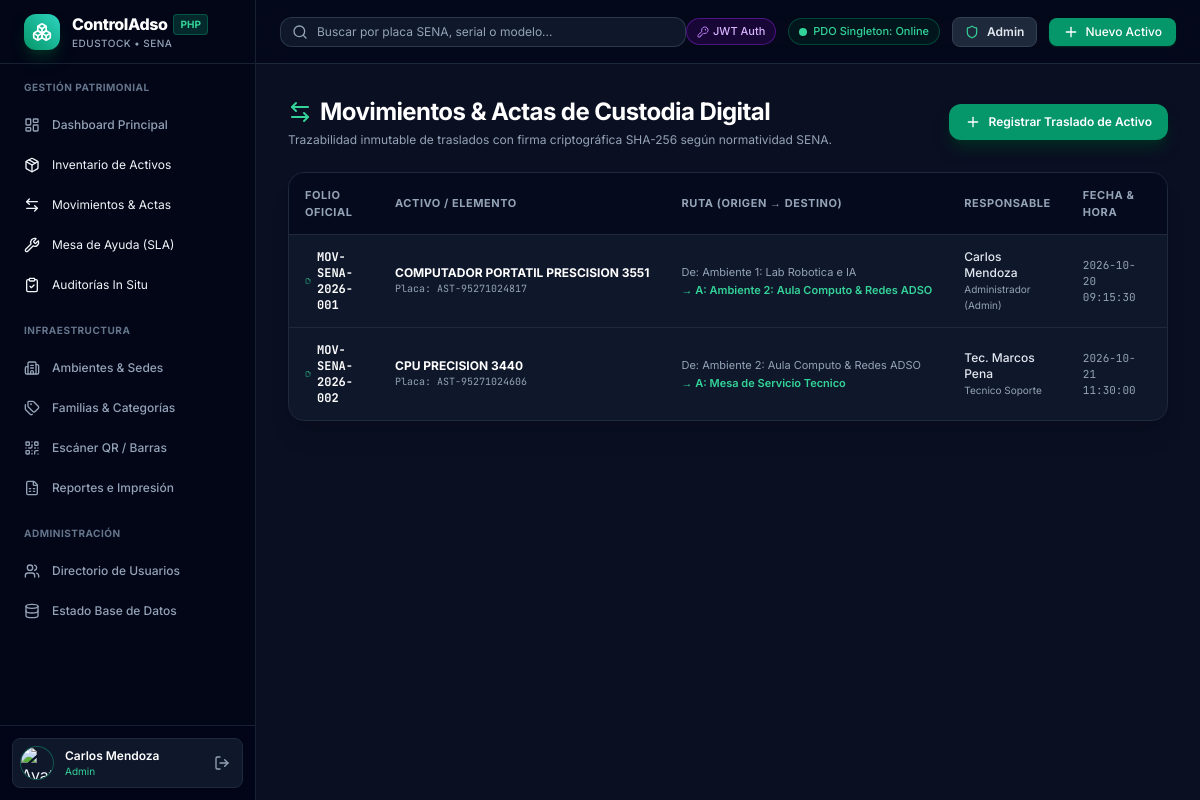
Screenshot of /movements.php (signed in) with the database file from the repository.
### tables this page shows
CREATE TABLE inventory_movements (
    id VARCHAR(36) PRIMARY KEY,
    folio VARCHAR(100) NOT NULL UNIQUE,
    type ENUM('IN', 'OUT', 'TRANSFER') NOT NULL,
    product_name VARCHAR(200) NOT NULL,
    asset_id VARCHAR(36),
    asset_code VARCHAR(100),
    serial_number VARCHAR(100),
    origin_environment_id VARCHAR(50),
    origin_environment_name VARCHAR(150),
    destination_environment_id VARCHAR(50) NOT NULL,
    destination_environment_name VARCHAR(150) NOT NULL,
    quantity INT NOT NULL DEFAULT 1,
    notes TEXT,
    user_id VARCHAR(36),
    user_name VARCHAR(150) NOT NULL,
    user_role VARCHAR(100) NOT NULL,
    user_email VARCHAR(150) NOT NULL,
    timestamp_str VARCHAR(100) NOT NULL,
    crypto_hash VARCHAR(64) NOT NULL,
    qr_verification_token VARCHAR(100) NOT NULL,
    status ENUM('COMPLETADO', 'PENDIENTE', 'RECHAZADO') DEFAULT 'COMPLETADO',
    created_at DATETIME DEFAULT CURRENT_TIMESTAMP,
    CONSTRAINT fk_movement_asset FOREIGN KEY (asset_id) REFERENCES assets(id) ON DELETE SET NULL,
    CONSTRAINT fk_movement_orig_env FOREIGN KEY (origin_environment_id) REFERENCES environments(id) ON DELETE SET NULL,
    CONSTRAINT fk_movement_dest_env FOREIGN KEY (destination_environment_id) REFERENCES environments(id),
    CONSTRAINT fk_movement_user FOREIGN KEY (user_id) REFERENCES user_profiles(id) ON DELETE SET NULL
);

### movements.php (the view, shortened to what this page needs)
<?php
require_once __DIR__ . '/includes/header.php';
$db = getDB();
$movements = [];
if ($db) {
    try {
        $movements = $db->query("SELECT * FROM inventory_movements ORDER BY created_at DESC")->fetchAll();
    } catch (Exception $e) {
        $error = $e->getMessage();
    }
}
?>
<div class="space-y-6">
    <div class="flex flex-col md:flex-row md:items-center justify-between gap-4">
        <div>
            <h1 class="text-xl md:text-2xl font-bold text-white tracking-tight flex items-center space-x-2">
                <i data-lucide="arrow-left-right" class="w-6 h-6 text-emerald-400"></i>
                <span>Movimientos & Actas de Custodia Digital</span>
            </h1>
            <p class="text-xs text-slate-400 mt-1">
                Trazabilidad inmutable de traslados con firma criptográfica SHA-256 según normatividad SENA.
            </p>
        </div>
        <a href="movement_create.php" class="px-4 py-2.5 bg-emerald-600 hover:bg-emerald-500 text-white rounded-xl text-xs font-semibold flex items-center space-x-2 transition shadow-lg shadow-emerald-950">
            <i data-lucide="plus" class="w-4 h-4"></i>
            <span>Registrar Traslado de Activo</span>
        </a>
    </div>
    <div class="bg-slate-900 border border-slate-800 rounded-2xl overflow-hidden shadow-xl">
        <div class="overflow-x-auto">
            <table class="w-full text-left border-collapse">
                <thead>
                    <tr class="border-b border-slate-800 bg-slate-950/70 text-[11px] font-bold uppercase tracking-wider text-slate-400">
                        <th class="py-3.5 px-4">Folio Oficial</th>
                        <th class="py-3.5 px-4">Activo / Elemento</th>
                        <th class="py-3.5 px-4">Ruta (Origen &rarr; Destino)</th>
                        <th class="py-3.5 px-4">Responsable</th>
                        <th class="py-3.5 px-4">Fecha & Hora</th>
                        <th class="py-3.5 px-4">Firma SHA-256</th>
                    </tr>
                </thead>
                <tbody class="divide-y divide-slate-800 text-xs text-slate-300">
                    <?php if (!empty($movements)): ?>
                        <?php foreach ($movements as $mov): ?>
                            <tr class="hover:bg-slate-800/50 transition">
                                <td class="py-3.5 px-4 font-mono font-bold text-white">
                                    <div class="flex items-center space-x-1.5">
                                        <i data-lucide="file-check-2" class="w-4 h-4 text-emerald-400"></i>
                                        <span><?= htmlspecialchars($mov['folio']) ?></span>
                                    </div>
                                </td>
                                <td class="py-3.5 px-4">
                                    <span class="font-bold text-white block truncate max-w-xs"><?= htmlspecialchars($mov['product_name']) ?></span>
                                    <span class="text-[10px] text-slate-400 font-mono block">Placa: <?= htmlspecialchars($mov['asset_code'] ?: 'N/A') ?></span>
                                </td>
                                <td class="py-3.5 px-4">
                                    <div class="space-y-0.5">
                                        <span class="text-[11px] text-slate-400 block truncate max-w-xs">De: <?= htmlspecialchars($mov['origin_environment_name'] ?: 'Almacén Central') ?></span>
                                        <span class="text-[11px] text-emerald-400 font-semibold block truncate max-w-xs">&rarr; A: <?= htmlspecialchars($mov['destination_environment_name']) ?></span>
                                    </div>
                                </td>
                                <td class="py-3.5 px-4">
                                    <span class="text-slate-200 font-medium block"><?= htmlspecialchars($mov['user_name']) ?></span>
                                    <span class="text-[10px] text-slate-400 block"><?= htmlspecialchars($mov['user_role']) ?></span>
                                </td>
                                <td class="py-3.5 px-4 font-mono text-slate-400 text-[11px]">
                                    <?= htmlspecialchars($mov['timestamp_str']) ?>
                                </td>
                                <td class="py-3.5 px-4 font-mono text-[10px]">
                                </td>
                            </tr>
                        <?php endforeach; ?>
                    <?php endif; ?>
                </tbody>
            </table>
        </div>
    </div>
</div>
<?php require_once __DIR__ . '/includes/footer.php'; ?>

### includes/header.php (style rules this page uses)
body { font-family: 'Inter', sans-serif; }
.font-mono { font-family: 'JetBrains Mono', monospace; }

### rows the page displays
inventory_movements: folio "MOV-SENA-2026-001", product_name "COMPUTADOR PORTATIL PRESCISION 3551", asset_code "AST-95271024817", origin_environment_name "Ambiente 1: Lab Robotica e IA", destination_environment_name "Ambiente 2: Aula Computo & Redes ADSO", user_name "Carlos Mendoza", user_role "Administrador (Admin)", timestamp_str "2026-10-20 09:15:30"
inventory_movements: folio "MOV-SENA-2026-002", product_name "CPU PRECISION 3440", asset_code "AST-95271024606", origin_environment_name "Ambiente 2: Aula Computo & Redes ADSO", destination_environment_name "Mesa de Servicio Tecnico", user_name "Tec. Marcos Pena", user_role "Tecnico Soporte", timestamp_str "2026-10-21 11:30:00"

### other values shown
$currentUser['name'] "Carlos Mendoza"
$currentUser['role'] "Admin"
